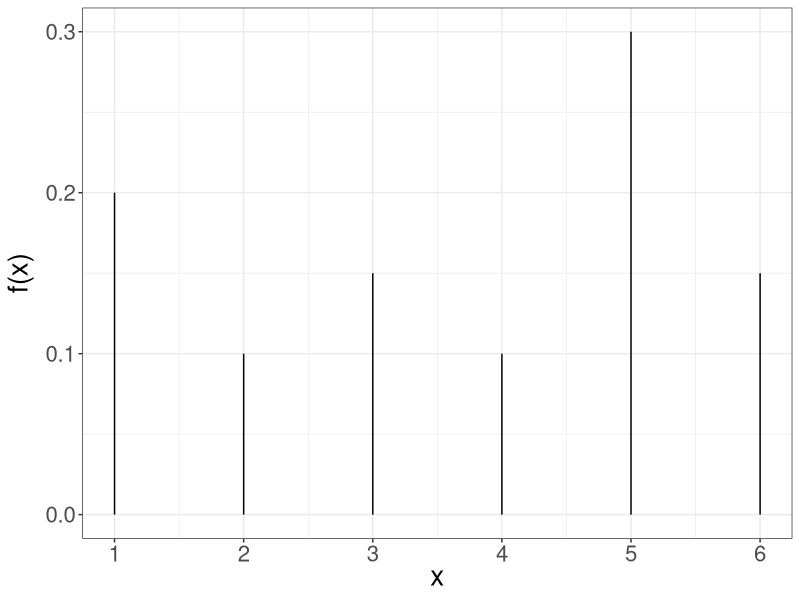
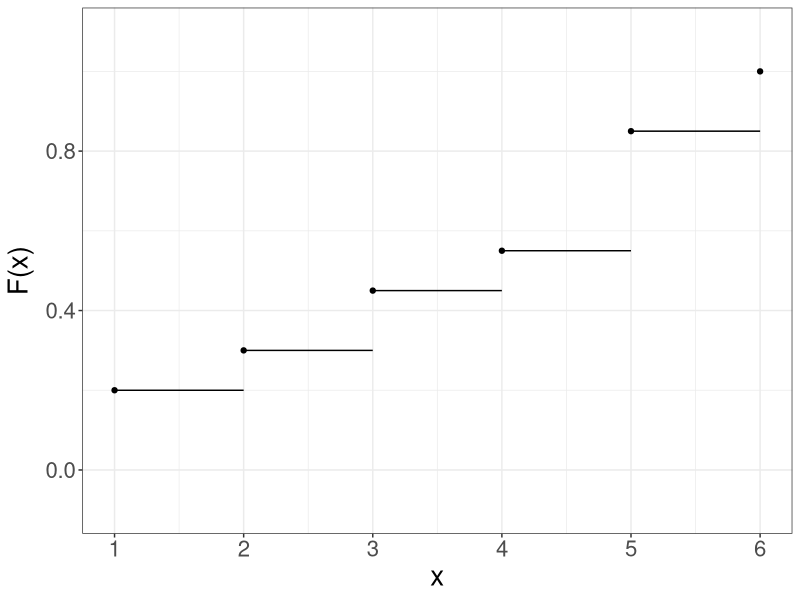

Generate these figures, in order, with R:
## ---- chunk 1
library(tidyverse)
# Simulate the sample space for flipping a coin
sample_space <- c("Heads", "Tails")

# Event: Getting Heads
event <- sample_space[1]

# Display results
sample_space
event
## ---- chunk 2
# Probability of drawing a face card (12 face cards in a deck of 52)
prob_face_card <- 12 / 52

# Probability of rolling an odd number on a fair six-sided die
odd_numbers <- c(1, 3, 5)
prob_odd <- length(odd_numbers) / 6

# Display probabilities
prob_face_card
prob_odd
## ---- chunk 3
# Sample Space
sample_space <- c(1, 2, 3, 4, 5, 6)

# Probability of rolling a number less than 3
prob_less_than_equal_3 <- sum(sample_space <= 3) / length(sample_space)

# Probability of rolling a number greater than 4
prob_greater_than_4 <- sum(sample_space > 4) / length(sample_space)

# Display results
prob_less_than_equal_3
prob_greater_than_4
## ---- chunk 4
x <- 1:6
y <- c(0.2, 0.1, 0.15, 0.1, 0.3, 0.15)

data <- data.frame(x = x, y = y)

data %>% 
  ggplot() +
  aes(x = x, y = y) +
  geom_segment(data = data, 
               aes(x = x, y = 0, 
                   xend = x, yend = y)) +
  labs(x = expression(paste("x")),
       y = expression(paste("f(x)"))) +
  theme_bw() +
  theme(text = element_text(size = 20)) + 
  scale_x_continuous(breaks = pretty(data$x, n = 6))
## ---- chunk 5
x <- 1:6
y <- cumsum(c(0.2, 0.1, 0.15, 0.1, 0.3, 0.15))
xend <- c(2, 3, 4, 5, 6, 6)

data <- data.frame(x = x,
                   y = y,
                   xend = xend)

ggplot(data = data,
       aes(x = x, y = y, xend = xend, yend = y)) +
  geom_point() +
  geom_segment() +
  scale_x_continuous(breaks=1:6,
                     limits = c(1, 6)) +
  scale_y_continuous(limits = c(-.1, 1.1)) +
  labs(x = "x",
      y = expression(paste("F(x)")))+
  theme_bw() +
  theme(text = element_text(size = 20)) 
## ---- chunk 6
x <- 1:6
f_x <- c(0.2, 0.1, 0.15, 0.1, 0.3, 0.15)
mu <- sum(x * f_x)
mu
## ---- chunk 7
mu_2 <- sum(x^2 * f_x)
mu_2 - mu^2
